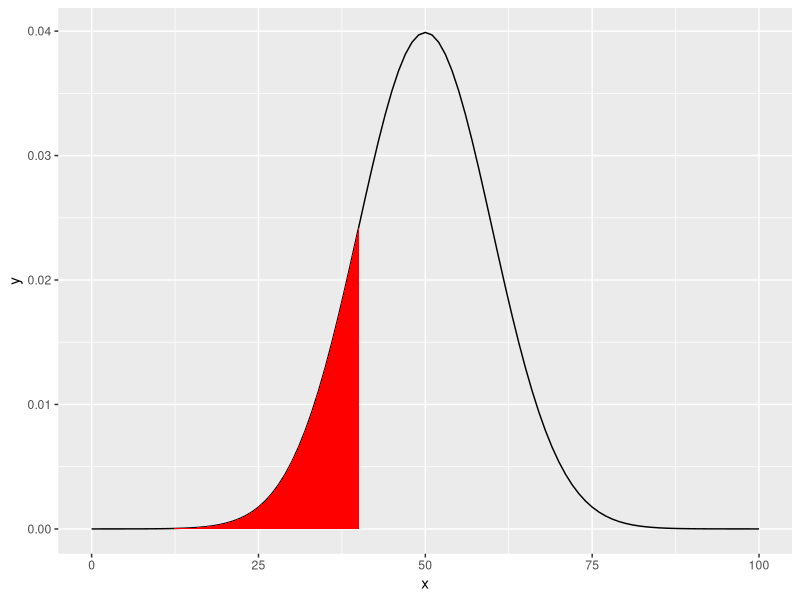

R code for this plot:
#4.3.5
library(tidyverse)
mean <- 50
sd <- 10
x1 <- 40
y1 <- dnorm(x1,mean=mean,sd=sd)
ggplot(data=data.frame(x=c(0,100)), aes(x=x)) +
  stat_function(fun=dnorm, args=c(mean=mean,sd=sd) ) +
  geom_area(stat = "function", fun = dnorm, args=c(mean=mean,sd=sd),fill = "red", xlim = c(0, x1))
